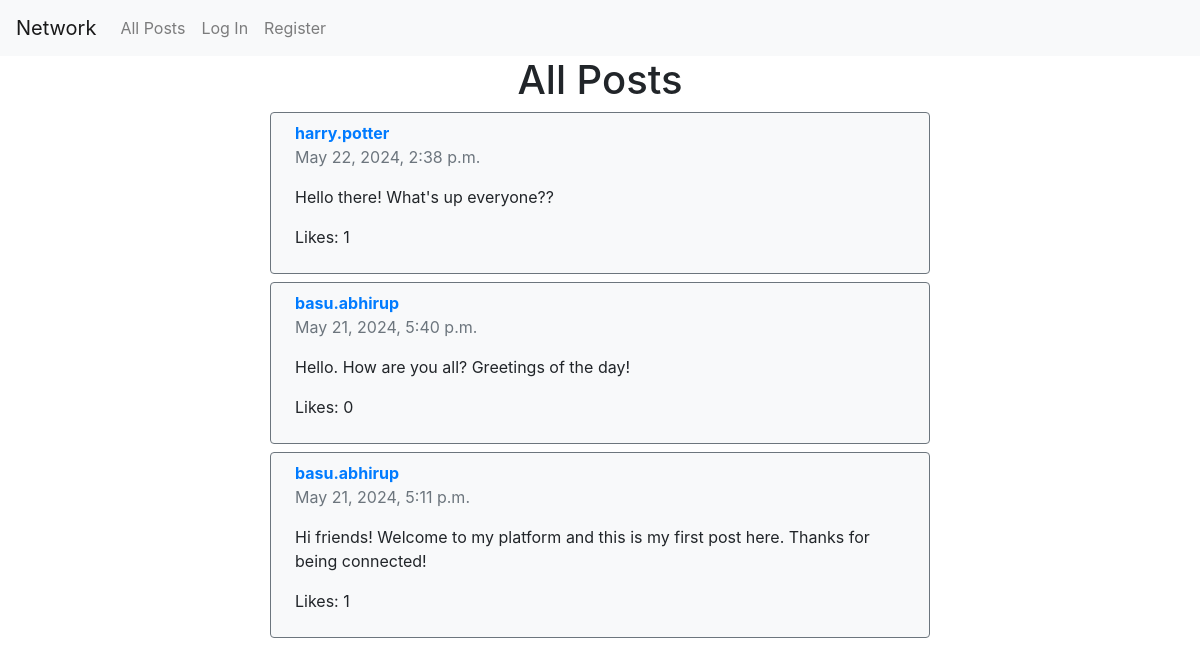
The app's page /posts, older data.
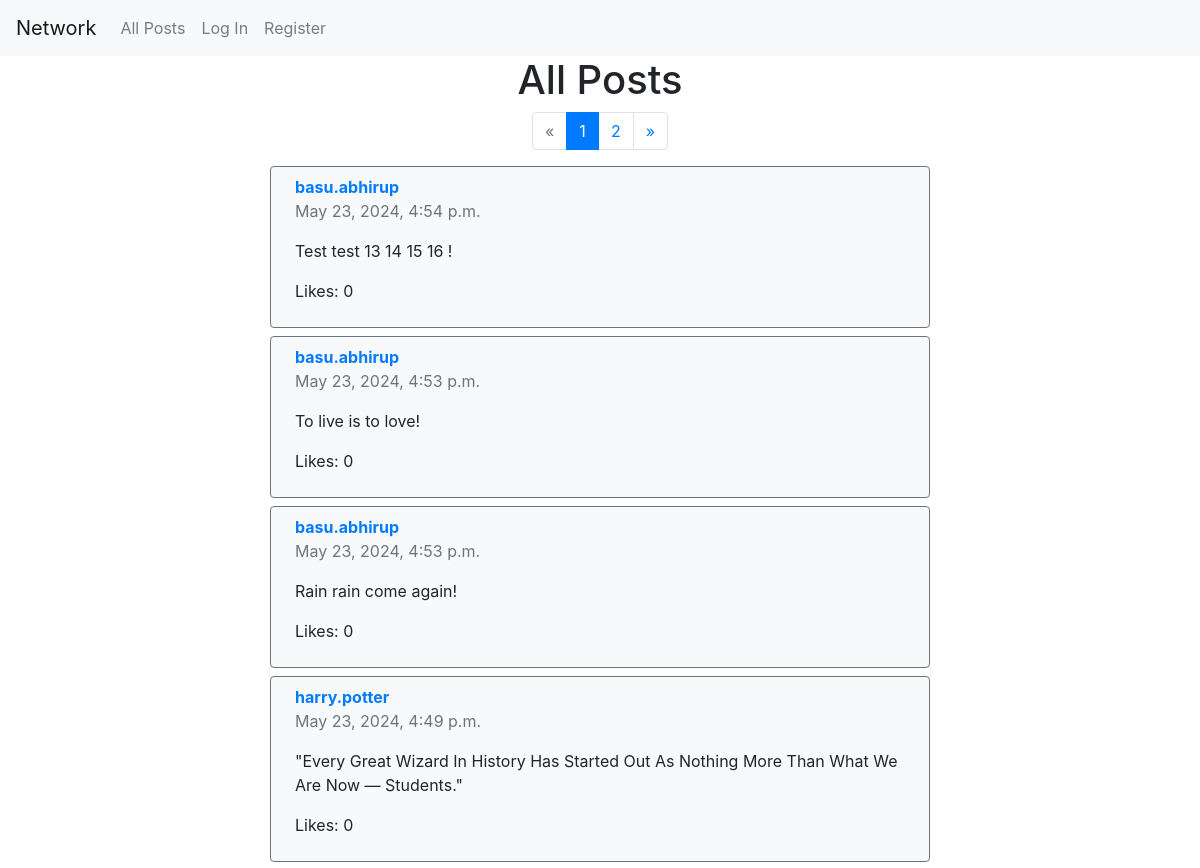
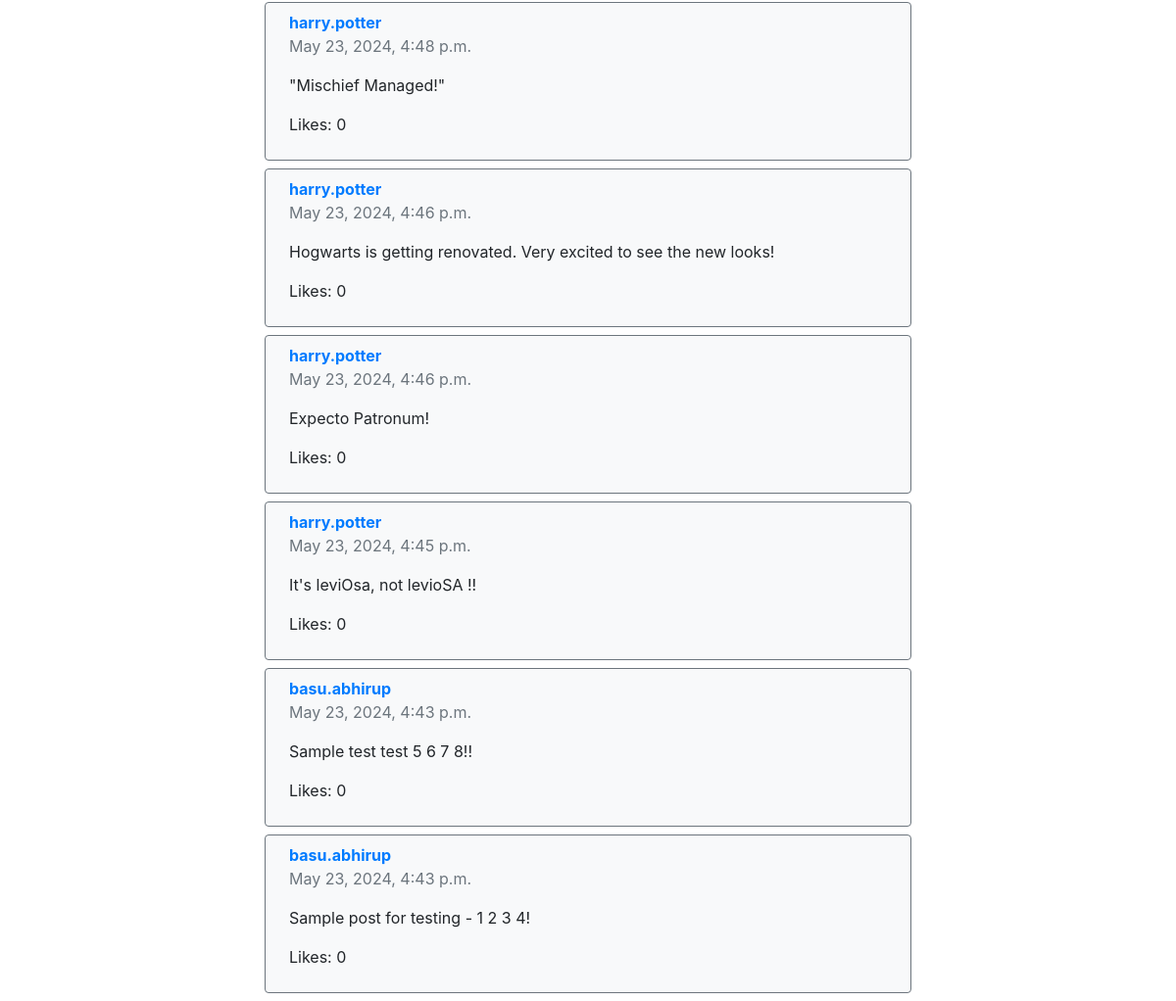
The same page, newer data (2 pictures, top to bottom).
### network/models.py (models this page shows, shortened)
class Post(models.Model):
  user = models.ForeignKey(User, on_delete=models.CASCADE)
  content = models.TextField()
  timestamp = models.DateTimeField(auto_now_add=True)
  likes = models.PositiveIntegerField(default=0)

class User(AbstractUser):
    pass

### network/views.py (the view)
# urls.py: path("posts", views.posts, name="posts"),
@csrf_exempt
def posts(request):
  if request.method == 'POST':
    if not request.user.is_authenticated:
      return JsonResponse({'error': 'Authentication required'}, status=401)
    try:
      data = json.loads(request.body)
      content = data.get('content')
      print(content)
    except Exception as e:
      return JsonResponse({'error': 'Invalid data format'}, status=400)
    if not content:
      return JsonResponse({'error': 'Content cannot be empty'}, status=400)
    user = get_user_model().objects.get(username=request.user.username)
    new_post = Post.objects.create(user=user, content=content)
    return JsonResponse({'message': 'Post created successfully', 'id': new_post.id}, status=201)
  elif request.method == 'GET':
    all_posts = Post.objects.all().prefetch_related('liked_by').order_by('-timestamp')
    posts = []
    for post in all_posts:
      if request.user.is_authenticated:
        already_liked = post.liked_by.filter(user=request.user).exists()
        posts.append({
          'post': post,
          'already_liked': already_liked
        })
      else:
        posts.append({
          'post': post
        })
    paginator = Paginator(posts, 10)
    page_number = request.GET.get('page')
    page_obj = paginator.get_page(page_number)
    return render(request, 'network/all_posts.html', {
      'posts': page_obj,
      'paginator': paginator
    })
  else:
    return JsonResponse({'error': 'Method not allowed'}, status=405)

### network/templates/network/all_posts.html (shortened to what this page needs)
{% extends "network/layout.html" %}
{% block body %}
    <h1>All Posts</h1>
    {% if paginator.num_pages > 1 %}
    <nav aria-label="Page navigation example">
        <ul class="pagination">
        {% if posts.has_previous %}
            <li class="page-item"><a class="page-link" href="?page={{ posts.previous_page_number }}">&laquo;</a></li>
        {% else %}
            <li class="page-item not-allowed"><a class="page-link text-muted">&laquo;</a></li>
        {% endif %}
        {% for page_num in paginator.page_range %}
            <li class="page-item {% if page_num == posts.number %}active{% endif %}">
            <a class="page-link" href="?page={{ page_num }}">{{ page_num }}</a>
            </li>
        {% endfor %}
        {% if posts.has_next %}
            <li class="page-item not-allowed"><a class="page-link" href="?page={{ posts.next_page_number }}">&raquo;</a></li>
        {% else %}
            <li class=""><a class="page-link text-muted">&raquo;</a></li>
        {% endif %}
        </ul>
    </nav>
    {% endif %}
    <div class="post-container">
        {% for post in posts %}
        <div class="post px-4 py-2 border border border-secondary rounded bg-light mb-2 w-100">
            <p class="mb-0 d-inline-block mr-3"><a href="{% url 'profile' post.post.user.username %}"><strong>{{ post.post.user.username }}</strong></a></p>
            <p class="text-muted mt-0 fs-6">{{ post.post.timestamp }}</p>
            <p id="post-content-{{ post.post.id }}">{{ post.post.content }}</p>
            <p id="like-count-{{ post.post.id }}">Likes: {{ post.post.likes }}</p>
        </div>
        {% endfor %}
    </div>
{% endblock %}

Row changes from the older to the newer data that the page shows:
no longer on this page (row unchanged): Post: post.user.username "harry.potter", post.timestamp "May 22, 2024, 2:38 p.m.", post.content "Hello there! What's up everyone??", post.likes "1"
no longer on this page (row unchanged): Post: post.user.username "basu.abhirup", post.timestamp "May 21, 2024, 5:40 p.m.", post.content "Hello. How are you all? Greetings of the day!", post.likes "0"
no longer on this page (row unchanged): Post: post.user.username "basu.abhirup", post.timestamp "May 21, 2024, 5:11 p.m.", post.content "Hi friends! Welcome to my platform and this is my first post here. Thanks for being connected!", post.likes "1"
added Post: post.user.username "basu.abhirup", post.timestamp "May 23, 2024, 4:54 p.m.", post.content "Test test 13 14 15 16 !", post.likes "0"
added Post: post.user.username "basu.abhirup", post.timestamp "May 23, 2024, 4:53 p.m.", post.content "To live is to love!", post.likes "0"
added Post: post.user.username "basu.abhirup", post.timestamp "May 23, 2024, 4:53 p.m.", post.content "Rain rain come again!", post.likes "0"
added Post: post.user.username "harry.potter", post.timestamp "May 23, 2024, 4:49 p.m.", post.content "\"Every Great Wizard In History Has Started Out As Nothing More Than What We Are Now — Students.\"", post.likes "0"
added Post: post.user.username "harry.potter", post.timestamp "May 23, 2024, 4:48 p.m.", post.content "\"Mischief Managed!\"", post.likes "0"
added Post: post.user.username "harry.potter", post.timestamp "May 23, 2024, 4:46 p.m.", post.content "Hogwarts is getting renovated. Very excited to see the new looks!", post.likes "0"
added Post: post.user.username "harry.potter", post.timestamp "May 23, 2024, 4:46 p.m.", post.content "Expecto Patronum!", post.likes "0"
added Post: post.user.username "harry.potter", post.timestamp "May 23, 2024, 4:45 p.m.", post.content "It's leviOsa, not levioSA !!", post.likes "0"
added Post: post.user.username "basu.abhirup", post.timestamp "May 23, 2024, 4:43 p.m.", post.content "Sample test test 5 6 7 8!!", post.likes "0"
added Post: post.user.username "basu.abhirup", post.timestamp "May 23, 2024, 4:43 p.m.", post.content "Sample post for testing - 1 2 3 4!", post.likes "0"
Text that changed along with them:
new list line: "1"
new list line: "2"
